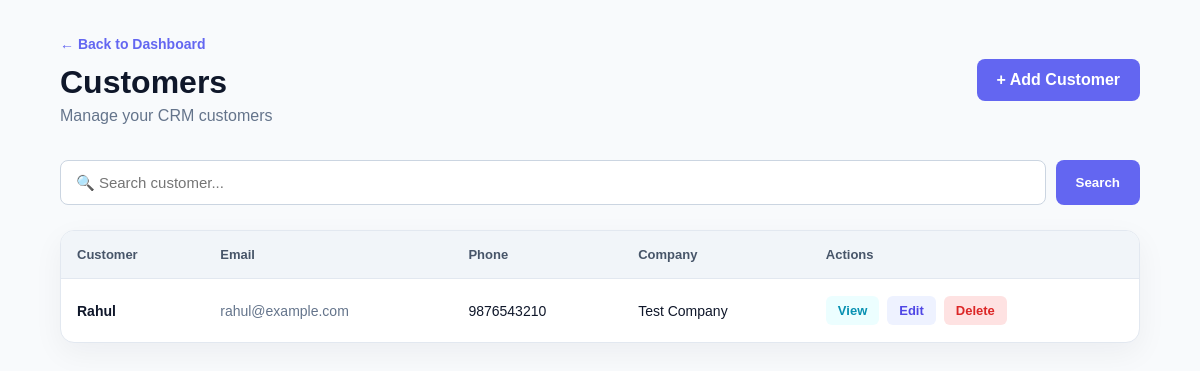
/customers/, run on an earlier commit of the app's database.
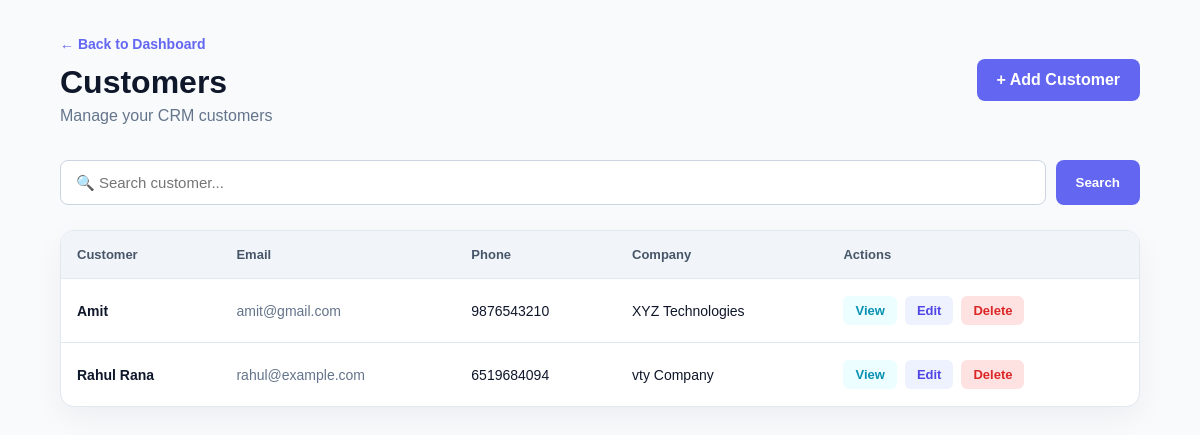
And on a later commit of the database.
### crm/models.py (models this page shows, shortened)
class Customer(models.Model):
    name = models.CharField(max_length=100)
    email = models.EmailField()
    phone = models.CharField(max_length=20)
    company = models.CharField(max_length=150, blank=True)
    created_at = models.DateTimeField(auto_now_add=True)

### crm/views.py (the view)
def customer_list(request):
    search = request.GET.get("search", "")
    customers = Customer.objects.all()
    if search:
        customers = customers.filter(
            name__icontains=search
        )
    context = {
        "customers": customers,
        "search": search,
    }
    return render(
        request,
        "crm/customers.html",
        context
    )

### crm/templates/crm/customers.html (shortened to what this page needs)
<!DOCTYPE html>
<html lang="en">
<head>
</head>
<body>
    <header class="header">
        <div class="container">
            <div class="header-top">
    <div>
        <a
            href="{% url 'dashboard' %}"
            class="back-btn"
        >
            ← Back to Dashboard
        </a>
        <h1>
            Customers
        </h1>
        <p>
            Manage your CRM customers
        </p>
    </div>
    <a
        href="{% url 'customer_create' %}"
        class="btn primary"
    >
        + Add Customer
    </a>
</div>
        </div>
    </header>
    <main class="container">
<form method="GET" class="search-form">
    <input
        type="text"
        name="search"
        value="{{ search }}"
        placeholder="🔍 Search customer..."
    >
    <button type="submit">
        Search
    </button>
</form>
        <div class="table-card">
            {% if customers %}
            <table>
                <thead>
                    <tr>
                        <th>
                            Customer
                        </th>
                        <th>
                            Email
                        </th>
                        <th>
                            Phone
                        </th>
                        <th>
                            Company
                        </th>
                        <th>
                            Actions
                        </th>
                    </tr>
                </thead>
                <tbody>
                    {% for customer in customers %}
                    <tr>
                        <td>
                            <div class="customer-name">
                                {{ customer.name }}
                            </div>
                        </td>
                        <td>
                            <span class="email">
                                {{ customer.email }}
                            </span>
                        </td>
                        <td>
                            {{ customer.phone }}
                        </td>
                        <td>
                            {{ customer.company|default:"—" }}
                        </td>
                        <td>
                            <div class="actions">
    <a
        href="{% url 'customer_detail' customer.id %}"
        class="action-btn view"
    >
        View
    </a>
    <a
        href="{% url 'customer_edit' customer.id %}"
        class="action-btn edit"
    >
        Edit
    </a>
    <a
        href="{% url 'customer_delete' customer.id %}"
        class="action-btn delete"
    >
        Delete
    </a>
</div>
                        </td>
                    </tr>
                    {% endfor %}
                </tbody>
            </table>
            {% endif %}
        </div>
    </main>
</body>
</html>

What changed in the data, as far as the page shows it:
removed Customer: name "Rahul", email "rahul@example.com", phone "9876543210", company "Test Company"
added Customer: name "Amit", email "amit@gmail.com", phone "9876543210", company "XYZ Technologies"
added Customer: name "Rahul Rana", email "rahul@example.com", phone "6519684094", company "vty Company"
